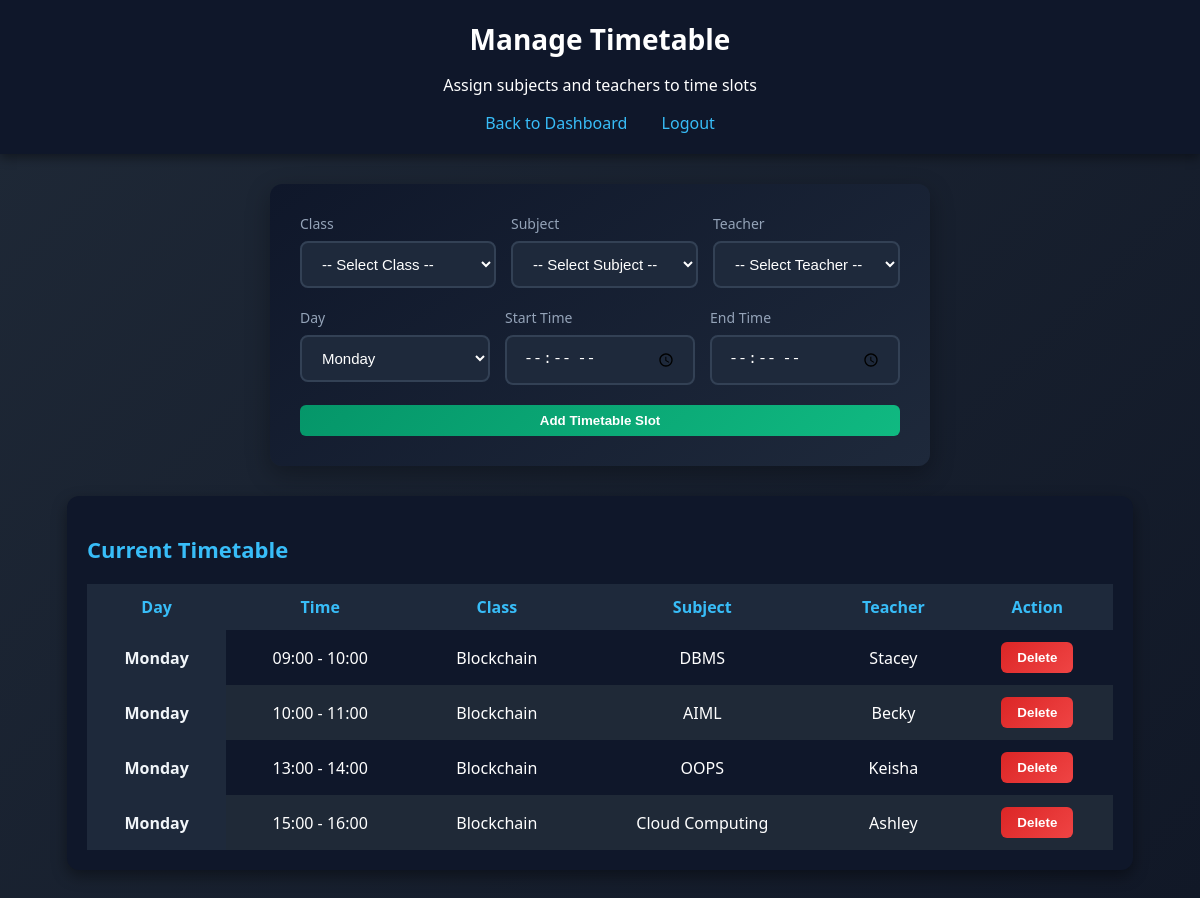
Page /admin/timetable (signed in) on the committed database.
### tables this page shows
CREATE TABLE timetable (
    id INTEGER PRIMARY KEY AUTOINCREMENT,
    class_id INTEGER,
    subject_id INTEGER,
    teacher_id INTEGER,
    day TEXT,
    start_time TEXT,
    end_time TEXT,
    FOREIGN KEY(class_id) REFERENCES classes(id),
    FOREIGN KEY(subject_id) REFERENCES subjects(id),
    FOREIGN KEY(teacher_id) REFERENCES users(id)
);

CREATE TABLE classes (
    id INTEGER PRIMARY KEY AUTOINCREMENT,
    class_name TEXT NOT NULL,
    room_no TEXT
);

CREATE TABLE subjects (
    id INTEGER PRIMARY KEY AUTOINCREMENT,
    subject_name TEXT NOT NULL
);

CREATE TABLE users (
    id INTEGER PRIMARY KEY AUTOINCREMENT,
    name TEXT NOT NULL,
    email TEXT UNIQUE NOT NULL,
    password TEXT NOT NULL,
    role TEXT NOT NULL CHECK(role IN ('student','teacher','admin')),
    class_id INTEGER, rfid_uid TEXT,
    FOREIGN KEY(class_id) REFERENCES classes(id)
);

### backend/app.py (the view, shortened to what this page needs)
@app.route("/admin/timetable", methods=["GET", "POST"])
def manage_timetable():
    if session.get("role") != "admin":
        return redirect("/login")
    message = ""
    conn = get_connection()
    cursor = conn.cursor()
    classes = cursor.execute("SELECT id, class_name, room_no FROM classes").fetchall()
    subjects = cursor.execute("SELECT id, subject_name FROM subjects").fetchall()
    teachers = cursor.execute("SELECT id, name FROM users WHERE role='teacher'").fetchall()
    timetable = cursor.execute("""
        SELECT timetable.id, classes.class_name, subjects.subject_name, users.name as teacher,
               timetable.day, timetable.start_time, timetable.end_time
        FROM timetable
        JOIN classes ON timetable.class_id = classes.id
        JOIN subjects ON timetable.subject_id = subjects.id
        JOIN users ON timetable.teacher_id = users.id
        ORDER BY
            CASE timetable.day
                WHEN 'Monday' THEN 1 WHEN 'Tuesday' THEN 2 WHEN 'Wednesday' THEN 3
                WHEN 'Thursday' THEN 4 WHEN 'Friday' THEN 5 WHEN 'Saturday' THEN 6
            END,
            timetable.start_time
    """).fetchall()
    conn.close()
    return render_template("admin_timetable.html",
                           message=message,
                           classes=classes,
                           subjects=subjects,
                           teachers=teachers,
                           timetable=timetable)

### backend/app.py (called while the page is built)
def get_connection():
    conn = sqlite3.connect(DB_PATH)
    conn.row_factory = sqlite3.Row
    return conn

### frontend/templates/admin_timetable.html (shortened to what this page needs)
<!DOCTYPE html>
<html lang="en">
<head>
    <link rel="stylesheet" href="/static/style.css">
</head>
<body>
    <div class="header">
        <h1>Manage Timetable</h1>
        <p>Assign subjects and teachers to time slots</p>
        <nav class="nav-links">
            <a href="/admin">Back to Dashboard</a>
            <a href="/logout">Logout</a>
        </nav>
    </div>
    <div class="dashboard-content">
        <div class="form-container">
            <form method="POST" class="admin-form timetable-form">
                <div class="form-row">
                    <div class="form-group">
                        <label>Class</label>
                        <select name="class_id" required>
                            <option value="">-- Select Class --</option>
                        </select>
                    </div>
                    <div class="form-group">
                        <label>Subject</label>
                        <select name="subject_id" required>
                            <option value="">-- Select Subject --</option>
                        </select>
                    </div>
                    <div class="form-group">
                        <label>Teacher</label>
                        <select name="teacher_id" required>
                            <option value="">-- Select Teacher --</option>
                        </select>
                    </div>
                </div>
                <div class="form-row">
                    <div class="form-group">
                        <label>Day</label>
                        <select name="day" required>
                            <option value="Monday">Monday</option>
                        </select>
                    </div>
                    <div class="form-group">
                        <label>Start Time</label>
                        <input type="time" name="start" required>
                    </div>
                    <div class="form-group">
                        <label>End Time</label>
                        <input type="time" name="end" required>
                    </div>
                </div>
                <button type="submit" class="start-btn">Add Timetable Slot</button>
            </form>
        </div>
        {% if timetable %}
        <div class="table-container">
            <h2 class="section-title">Current Timetable</h2>
            <table>
                <thead>
                    <tr>
                        <th>Day</th>
                        <th>Time</th>
                        <th>Class</th>
                        <th>Subject</th>
                        <th>Teacher</th>
                        <th>Action</th>
                    </tr>
                </thead>
                <tbody>
                    {% for t in timetable %}
                    <tr>
                        <td class="day-cell">{{ t.day }}</td>
                        <td>{{ t.start_time }} - {{ t.end_time }}</td>
                        <td>{{ t.class_name }}</td>
                        <td>{{ t.subject_name }}</td>
                        <td>{{ t.teacher }}</td>
                        <td>
                            <form action="/admin/timetable/delete/{{ t.id }}" method="POST" style="display:inline;">
                                <button type="submit" class="stop-btn" onclick="return confirm('Delete this slot?')">Delete</button>
                            </form>
                        </td>
                    </tr>
                    {% endfor %}
                </tbody>
            </table>
        </div>
        {% endif %}
    </div>
</body>
</html>

### frontend/static/style.css (style rules this page uses)
body { margin: 0; font-family: 'Segoe UI', Tahoma, sans-serif; background: linear-gradient(135deg, #1f2937, #111827); color: white; }
.header { text-align: center; padding: 20px; background: #0f172a; box-shadow: 0 4px 10px rgba(0,0,0,0.4); }
.header h1 { margin: 0; font-size: 28px; }
.table-container { width: 90%; margin: auto; background: #0f172a; padding: 20px; border-radius: 12px; box-shadow: 0 6px 15px rgba(0,0,0,0.4); }
table { width: 100%; border-collapse: collapse; }
th, td { padding: 12px; text-align: center; }
th { background: #1e293b; color: #38bdf8; }
tr:nth-child(even) { background: #1f2937; }
.nav-links { margin-top: 15px; }
.nav-links a { color: #38bdf8; text-decoration: none; margin: 0 15px; font-size: 16px; transition: color 0.2s; }
.day-cell { background: #1e293b; color: #f1f5f9; font-weight: 600; }
.dashboard-content { padding: 30px; }
.section-title { color: #38bdf8; margin-bottom: 20px; font-size: 22px; }
.start-btn { padding: 8px 16px; background: linear-gradient(135deg, #059669, #10b981); color: white; border: none; border-radius: 6px; font-weight: 600; cursor: pointer; transition: transform 0.2s, box-shadow 0.2s; }
.stop-btn { padding: 8px 16px; background: linear-gradient(135deg, #dc2626, #ef4444); color: white; border: none; border-radius: 6px; font-weight: 600; cursor: pointer; transition: transform 0.2s, box-shadow 0.2s; }
.form-container { max-width: 600px; margin: 0 auto 30px auto; background: linear-gradient(145deg, #0f172a, #1e293b); padding: 30px; border-radius: 12px; box-shadow: 0 8px 25px rgba(0, 0, 0, 0.3); }
.admin-form { display: flex; flex-direction: column; gap: 20px; }
.form-group { display: flex; flex-direction: column; gap: 8px; }
.form-group label { color: #94a3b8; font-size: 14px; font-weight: 500; }
.form-group input, .form-group select { padding: 12px 16px; border: 2px solid #334155; border-radius: 8px; background: #1e293b; color: white; font-size: 15px; transition: border-color 0.3s; }
.form-group select option { background: #1e293b; color: white; }
.form-row { display: grid; grid-template-columns: repeat(3, 1fr); gap: 15px; }
.timetable-form { max-width: none; }

### rows in the picture
timetable: day "Monday", start_time "09:00", end_time "10:00", class_name "Blockchain", subject_name "DBMS", teacher "Stacey"
timetable: day "Monday", start_time "10:00", end_time "11:00", class_name "Blockchain", subject_name "AIML", teacher "Becky"
timetable: day "Monday", start_time "13:00", end_time "14:00", class_name "Blockchain", subject_name "OOPS", teacher "Keisha"
timetable: day "Monday", start_time "15:00", end_time "16:00", class_name "Blockchain", subject_name "Cloud Computing", teacher "Ashley"
